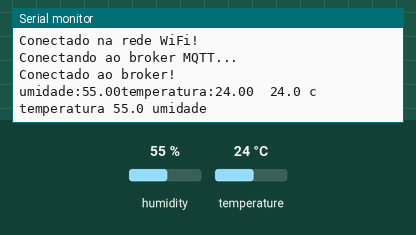
A sketch run on a simulated ESP8266 (NodeMCU). On the bench: the last lines printed to the serial monitor. The test bench sets the inputs (shaded band); at power-on: humidity 55 %, temperature 24 °C. WiFi joins after 1.5 s; servers stay silent unless stated; no MQTT or app messages arrive unless stated.

Above: at 2.7 s.
2.8 s: humidity set to 22 %
At 4.7 s:
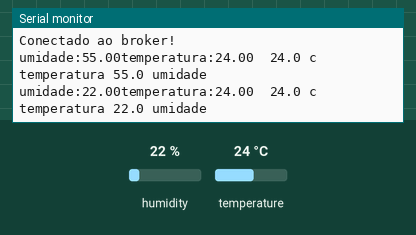
5.5 s: temperature set to 12 °C
At 6.4 s:
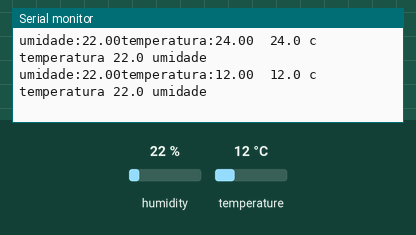
8.2 s: humidity set to 40 %
At 9.9 s:
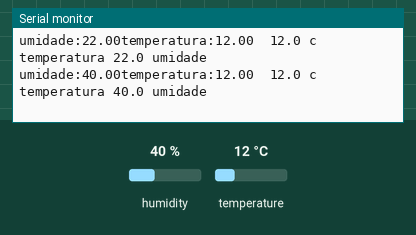
Timing chart, 0 to 11.4 s (numbered marks = the images above; inputs shaded):
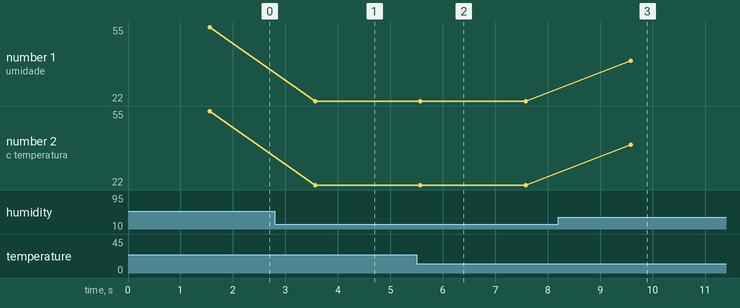

Measured:
- after the input at 2.8 s, the serial monitor: prints a new line after 0.77 s (image 1)
- after the input at 5.5 s, the serial monitor: prints a new line after 0.07 s (image 2)
- after the input at 8.2 s, the serial monitor: prints a new line after 1.4 s (image 3)
- plotted number 1: 55 → 22 after the input at 2.8 s, 22 → 40 after the input at 8.2 s
- plotted number 2: 55 → 22 after the input at 2.8 s, 22 → 40 after the input at 8.2 s

The sketch:

esp32-mqtt.ino
```cpp
//Leitura do DHT11 enviando os dados por mqtt para broker mosquitto
#include <ESP8266WiFi.h>
#include <PubSubClient.h>
//DTH -> sensor de umidade e temperatura
#include "DHT.h"
DHT dht;

const char* ssid = "Hackathon";
const char* password =  "hackathon";
const char* mqttServer = "192.168.0.13";
const int mqttPort = 1883;
const char* mqttUser = " ";
const char* mqttPassword = " ";

WiFiClient espClient;
PubSubClient client(espClient);

char mensagem[30];
//identificador do topico
#define dev_id 30

//prototipos
void dhtSetup();
void dhtLoop();

void setup() {
  Serial.begin(115200);
  WiFi.begin(ssid, password);

  while (WiFi.status() != WL_CONNECTED){
    delay(500);
    Serial.println("Iniciando conexao com a rede WiFi..");
  }
  Serial.println("Conectado na rede WiFi!");
  dhtSetup();
}

void loop(){
  //Faz a conexao com o broker MQTT
  reconectabroker();
  dhtLoop();
  //Aguarda 5 segundos para enviar uma nova mensagem
  //delay(5000);
}

void reconectabroker() {
  //Conexao ao broker MQTT
  client.setServer(mqttServer, mqttPort);
  while (!client.connected()){
    Serial.println("Conectando ao broker MQTT...");
    if (client.connect("ESP32Client", mqttUser, mqttPassword )){
      Serial.println("Conectado ao broker!");
    }else{
      Serial.print("Falha na conexao ao broker - Estado: ");
      Serial.print(client.state());
      delay(1000);
    }
  }
}

void dhtSetup() {
  dht.setup(2);
}
void dhtLoop() {
  char topic[20], msg[100];
  float umidade = dht.getHumidity(); /* Get humidity value */
  float temperatura = dht.getTemperature(); /* Get temperature value */
  sprintf (topic, "/r/h/m/%d", dev_id); //TODO: trocar id
  Serial.print("umidade:");
  Serial.print(umidade);
  Serial.print("temperatura:");
  Serial.print(temperatura);
  Serial.print("\t");
  sprintf(msg, "%.1f c temperatura %.1f umidade ", temperatura, umidade);
  Serial.print(msg);
  Serial.print("\n");
  client.publish(topic, msg); //mensagem que vai pro servidor
  delay(2000);
}
```
